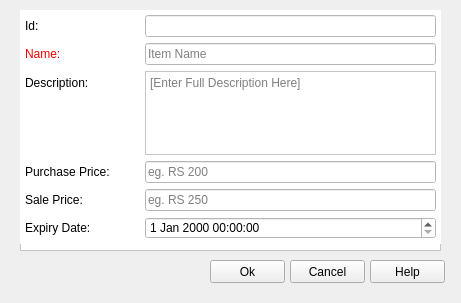
<?xml version="1.0" encoding="UTF-8"?>
<ui version="4.0">
 <class>editItem</class>
 <widget class="QMainWindow" name="editItem">
  <property name="geometry">
   <rect>
    <x>0</x>
    <y>0</y>
    <width>461</width>
    <height>303</height>
   </rect>
  </property>
  <property name="windowTitle">
   <string>Edit Item</string>
  </property>
  <widget class="QWidget" name="centralwidget">
   <widget class="QFrame" name="frame">
    <property name="geometry">
     <rect>
      <x>20</x>
      <y>10</y>
      <width>421</width>
      <height>241</height>
     </rect>
    </property>
    <property name="styleSheet">
     <string notr="true">background-color: rgb(255, 255, 255);</string>
    </property>
    <property name="frameShape">
     <enum>QFrame::StyledPanel</enum>
    </property>
    <property name="frameShadow">
     <enum>QFrame::Raised</enum>
    </property>
    <widget class="QWidget" name="formLayoutWidget">
     <property name="geometry">
      <rect>
       <x>0</x>
       <y>0</y>
       <width>421</width>
       <height>234</height>
      </rect>
     </property>
     <layout class="QFormLayout" name="formLayout">
      <property name="horizontalSpacing">
       <number>35</number>
      </property>
      <property name="leftMargin">
       <number>5</number>
      </property>
      <property name="topMargin">
       <number>5</number>
      </property>
      <property name="rightMargin">
       <number>5</number>
      </property>
      <property name="bottomMargin">
       <number>5</number>
      </property>
      <item row="0" column="0">
       <widget class="QLabel" name="label_5">
        <property name="text">
         <string>Id:</string>
        </property>
       </widget>
      </item>
      <item row="0" column="1">
       <widget class="QLineEdit" name="idInput">
        <property name="toolTip">
         <string>&lt;html&gt;&lt;head/&gt;&lt;body&gt;&lt;p&gt;ID Autogenerated&lt;/p&gt;&lt;/body&gt;&lt;/html&gt;</string>
        </property>
        <property name="placeholderText">
         <string/>
        </property>
       </widget>
      </item>
      <item row="1" column="0">
       <widget class="QLabel" name="label">
        <property name="styleSheet">
         <string notr="true">color: rgb(243, 0, 0);</string>
        </property>
        <property name="text">
         <string>Name:</string>
        </property>
       </widget>
      </item>
      <item row="1" column="1">
       <widget class="QLineEdit" name="nameInput">
        <property name="placeholderText">
         <string>Item Name</string>
        </property>
       </widget>
      </item>
      <item row="2" column="0">
       <widget class="QLabel" name="label_2">
        <property name="text">
         <string>Description:</string>
        </property>
       </widget>
      </item>
      <item row="2" column="1">
       <widget class="QTextEdit" name="descInput">
        <property name="placeholderText">
         <string>[Enter Full Description Here]</string>
        </property>
       </widget>
      </item>
      <item row="3" column="0">
       <widget class="QLabel" name="label_3">
        <property name="text">
         <string>Purchase Price:</string>
        </property>
       </widget>
      </item>
      <item row="3" column="1">
       <widget class="QLineEdit" name="purcahsePriceInput">
        <property name="placeholderText">
         <string>eg. RS 200</string>
        </property>
       </widget>
      </item>
      <item row="4" column="0">
       <widget class="QLabel" name="label_4">
        <property name="text">
         <string>Sale Price:</string>
        </property>
       </widget>
      </item>
      <item row="4" column="1">
       <widget class="QLineEdit" name="salePriceInput">
        <property name="placeholderText">
         <string>eg. RS 250</string>
        </property>
       </widget>
      </item>
      <item row="6" column="0">
       <widget class="QLabel" name="label_6">
        <property name="text">
         <string>Expiry Date:</string>
        </property>
       </widget>
      </item>
      <item row="6" column="1">
       <widget class="QDateTimeEdit" name="expiryDateTimeEdit">
        <property name="toolTip">
         <string>&lt;html&gt;&lt;head/&gt;&lt;body&gt;&lt;p&gt;For notification if stock still available 1 month prior to expiry&lt;/p&gt;&lt;/body&gt;&lt;/html&gt;</string>
        </property>
       </widget>
      </item>
     </layout>
    </widget>
   </widget>
   <widget class="QPushButton" name="cancelButton">
    <property name="geometry">
     <rect>
      <x>290</x>
      <y>260</y>
      <width>75</width>
      <height>23</height>
     </rect>
    </property>
    <property name="text">
     <string>Cancel</string>
    </property>
   </widget>
   <widget class="QPushButton" name="helpButton">
    <property name="geometry">
     <rect>
      <x>370</x>
      <y>260</y>
      <width>75</width>
      <height>23</height>
     </rect>
    </property>
    <property name="text">
     <string>Help</string>
    </property>
   </widget>
   <widget class="QPushButton" name="okButton">
    <property name="geometry">
     <rect>
      <x>210</x>
      <y>260</y>
      <width>75</width>
      <height>23</height>
     </rect>
    </property>
    <property name="text">
     <string>Ok</string>
    </property>
   </widget>
  </widget>
 </widget>
 <resources/>
 <connections/>
</ui>
